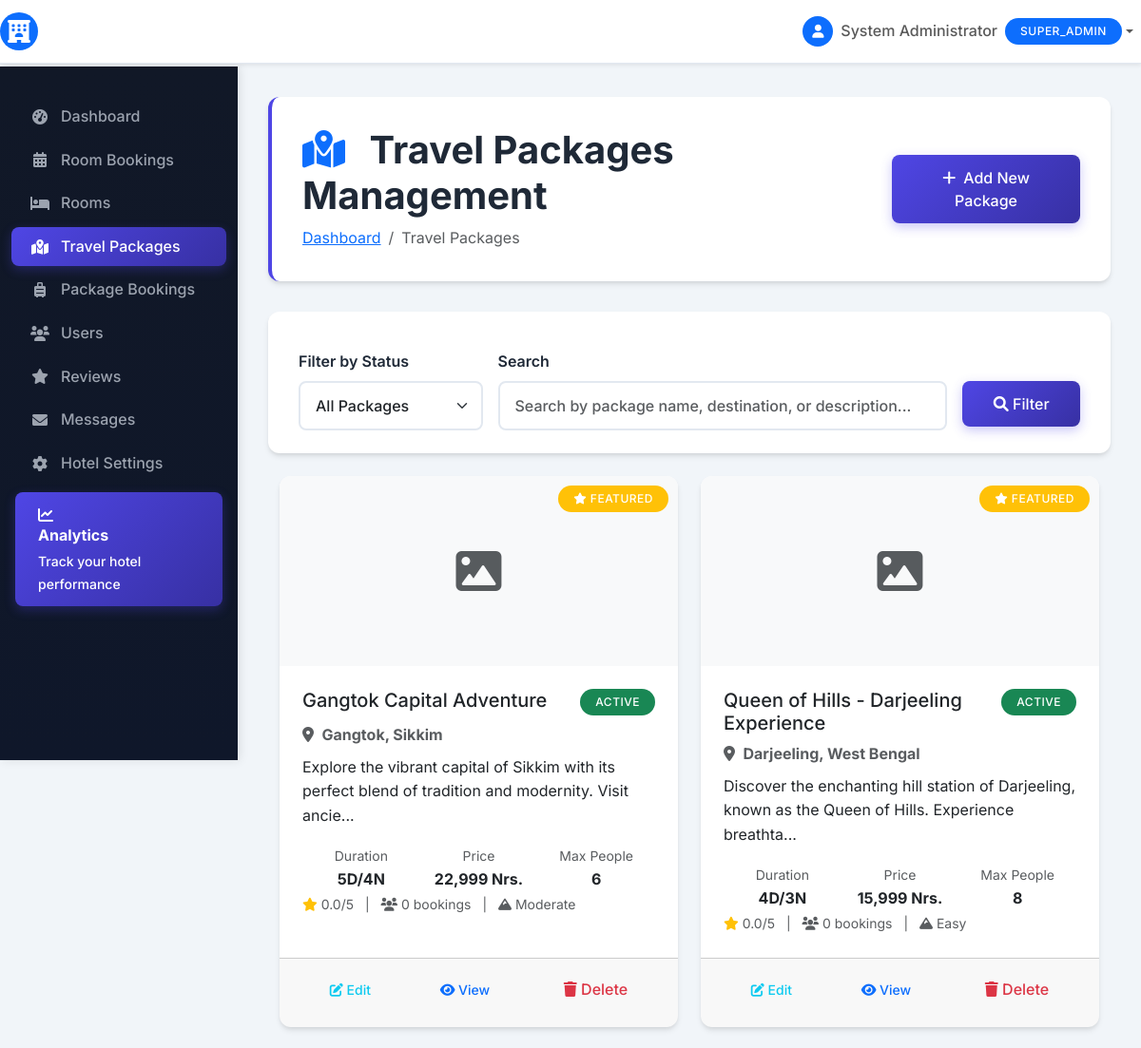
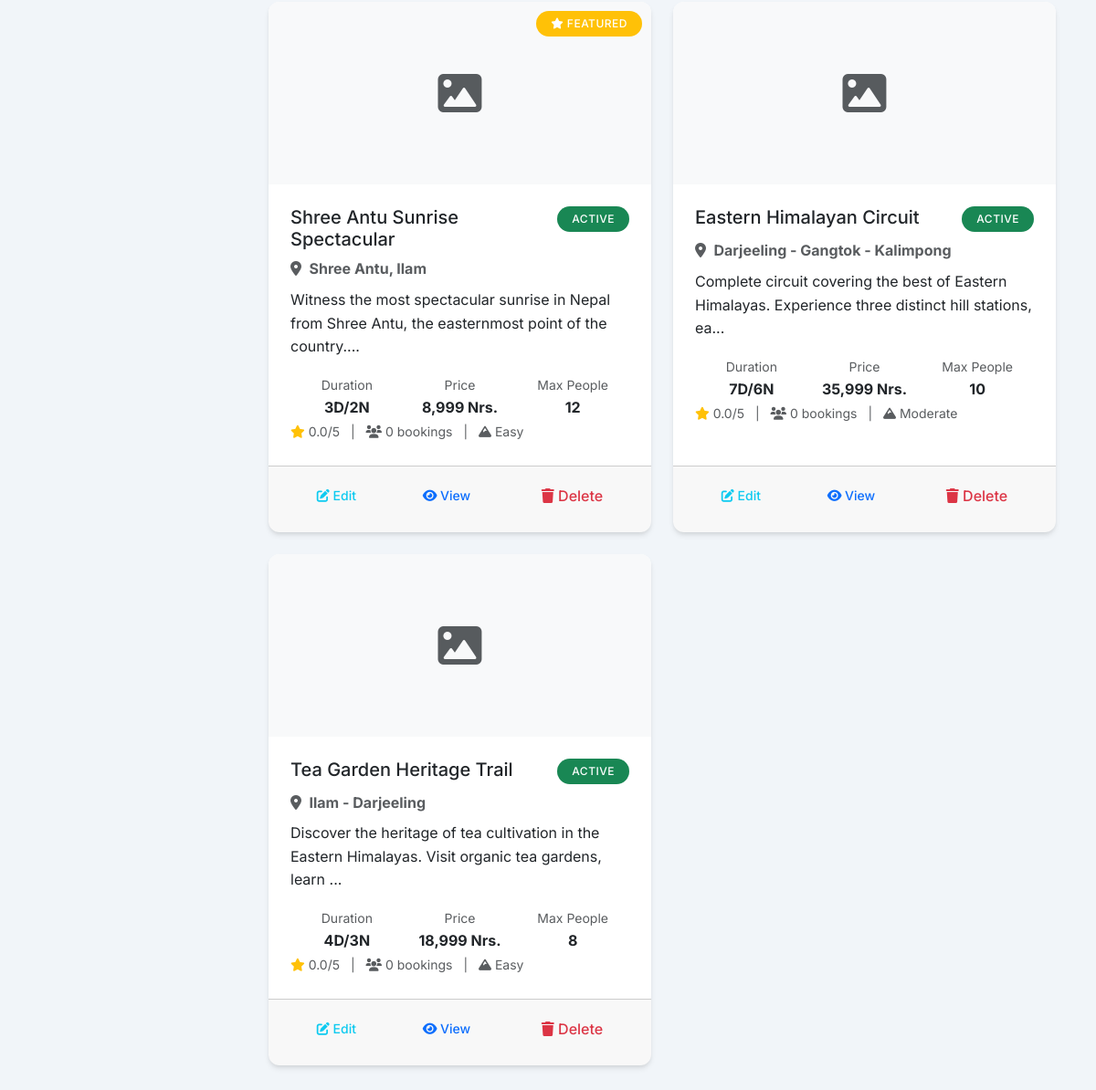
Screenshot of /admin/packages.php (signed in) with the database file from the repository (2 pictures, top to bottom).
### tables this page shows
CREATE TABLE travel_packages (
    id INT PRIMARY KEY AUTO_INCREMENT,
    name VARCHAR(200) NOT NULL,
    destination VARCHAR(100) NOT NULL,
    description TEXT NOT NULL,
    duration_days INT NOT NULL DEFAULT 1,
    duration_nights INT NOT NULL DEFAULT 0,
    price DECIMAL(10,2) NOT NULL,
    original_price DECIMAL(10,2) DEFAULT NULL,
    max_people INT NOT NULL DEFAULT 10,
    image VARCHAR(500) DEFAULT NULL,
    gallery TEXT,  
    inclusions TEXT,  
    exclusions TEXT,  
    itinerary TEXT,  
    highlights TEXT,  
    status ENUM('active', 'inactive') DEFAULT 'active',
    featured BOOLEAN DEFAULT FALSE,
    difficulty_level ENUM('easy', 'moderate', 'challenging') DEFAULT 'easy',
    best_season VARCHAR(100) DEFAULT NULL,
    created_at TIMESTAMP DEFAULT CURRENT_TIMESTAMP,
    updated_at TIMESTAMP DEFAULT CURRENT_TIMESTAMP ON UPDATE CURRENT_TIMESTAMP
);

### admin/packages.php (the view, shortened to what this page needs)
<?php
require_once '../config/database.php';
$filter = $_GET['filter'] ?? 'all';
$search = $_GET['search'] ?? '';
$where_conditions = [];
$params = [];
$where_clause = !empty($where_conditions) ? "WHERE " . implode(" AND ", $where_conditions) : "";
$stmt = $conn->prepare("
    SELECT p.*,
           COALESCE(AVG(pr.rating), 0) as avg_rating,
           COUNT(pr.id) as review_count,
           COUNT(DISTINCT pb.id) as booking_count
    FROM travel_packages p
    LEFT JOIN package_reviews pr ON p.id = pr.package_id
    LEFT JOIN package_bookings pb ON p.id = pb.package_id
    $where_clause
    GROUP BY p.id
    ORDER BY p.featured DESC, p.name ASC
");
$stmt->execute($params);
$packages = $stmt->fetchAll();
?>
<!DOCTYPE html>
<html lang="en">
<head>
    <link href="https://cdn.jsdelivr.net/npm/bootstrap@5.3.0/dist/css/bootstrap.min.css" rel="stylesheet">
    <link href="https://cdnjs.cloudflare.com/ajax/libs/font-awesome/6.0.0/css/all.min.css" rel="stylesheet">
    <link href="../assets/css/style.css" rel="stylesheet">
    <link href="assets/css/admin.css" rel="stylesheet">
</head>
<body>
    <?php include 'includes/header.php'; ?>
    <div class="container-fluid">
        <div class="row">
            <?php include 'includes/sidebar.php'; ?>
            <main class="col-md-9 ms-sm-auto col-lg-10">
                <div class="page-header">
                    <div class="d-flex justify-content-between align-items-center">
                        <div>
                            <h1 class="mb-2">
                                <i class="fas fa-map-marked-alt text-primary me-3"></i>
                                Travel Packages Management
                            </h1>
                            <nav aria-label="breadcrumb">
                                <ol class="breadcrumb">
                                    <li class="breadcrumb-item"><a href="index.php">Dashboard</a></li>
                                    <li class="breadcrumb-item active">Travel Packages</li>
                                </ol>
                            </nav>
                        </div>
                        <div class="text-end">
                            <button type="button" class="btn btn-primary" data-bs-toggle="modal" data-bs-target="#addPackageModal">
                                <i class="fas fa-plus me-2"></i>Add New Package
                            </button>
                        </div>
                    </div>
                </div>
                <div class="card mb-4">
                    <div class="card-body">
                        <form method="GET" class="row g-3">
                            <div class="col-md-3">
                                <label class="form-label">Filter by Status</label>
                                <select class="form-select" name="filter">
                                    <option value="all" <?php echo $filter === 'all' ? 'selected' : ''; ?>>All Packages</option>
                                </select>
                            </div>
                            <div class="col-md-7">
                                <label class="form-label">Search</label>
                                <input type="text" class="form-control" name="search"
                                       value="<?php echo htmlspecialchars($search); ?>"
                                       placeholder="Search by package name, destination, or description...">
                            </div>
                            <div class="col-md-2">
                                <label class="form-label">&nbsp;</label>
                                <button type="submit" class="btn btn-primary w-100">
                                    <i class="fas fa-search"></i> Filter
                                </button>
                            </div>
                        </form>
                    </div>
                </div>
                <div class="row">
                    <?php if (!empty($packages)): ?>
                        <?php foreach ($packages as $package): ?>
                        <div class="col-lg-6 mb-4">
                            <div class="card h-100">
                                <?php if ($package['featured']): ?>
                                    <div class="badge bg-warning position-absolute" style="top: 10px; right: 10px; z-index: 1;">
                                        <i class="fas fa-star"></i> Featured
                                    </div>
                                <?php endif; ?>
                                <?php if (!empty($package['image']) && file_exists('../' . $package['image'])): ?>
                                    <img src="../<?php echo htmlspecialchars($package['image']); ?>"
                                         class="card-img-top" alt="<?php echo htmlspecialchars($package['name']); ?>"
                                         style="height: 200px; object-fit: cover;">
                                <?php else: ?>
                                    <div class="card-img-top d-flex align-items-center justify-content-center bg-light"
                                         style="height: 200px;">
                                        <i class="fas fa-image fa-3x text-muted"></i>
                                    </div>
                                <?php endif; ?>
                                <div class="card-body">
                                    <div class="d-flex justify-content-between align-items-start mb-2">
                                        <h5 class="card-title mb-0"><?php echo htmlspecialchars($package['name']); ?></h5>
                                        <span class="badge bg-<?php echo $package['status'] === 'active' ? 'success' : 'danger'; ?>">
                                            <?php echo ucfirst($package['status']); ?>
                                        </span>
                                    </div>
                                    <p class="text-muted mb-2">
                                        <i class="fas fa-map-marker-alt me-1"></i>
                                        <strong><?php echo htmlspecialchars($package['destination']); ?></strong>
                                    </p>
                                    <p class="card-text"><?php echo htmlspecialchars(substr($package['description'], 0, 100)) . '...'; ?></p>
                                    <div class="row text-center mb-3">
                                        <div class="col-4">
                                            <small class="text-muted">Duration</small>
                                            <br><strong><?php echo $package['duration_days']; ?>D/<?php echo $package['duration_nights']; ?>N</strong>
                                        </div>
                                        <div class="col-4">
                                            <small class="text-muted">Price</small>
                                            <br><strong><?php echo number_format($package['price'], 0); ?> Nrs.</strong>
                                        </div>
                                        <div class="col-4">
                                            <small class="text-muted">Max People</small>
                                            <br><strong><?php echo $package['max_people']; ?></strong>
                                        </div>
                                    </div>
                                    <div class="package-details">
                                        <small class="text-muted">
                                            <i class="fas fa-star text-warning"></i> <?php echo number_format($package['avg_rating'], 1); ?>/5
                                            <span class="mx-2">|</span>
                                            <i class="fas fa-users"></i> <?php echo $package['booking_count']; ?> bookings
                                            <span class="mx-2">|</span>
                                            <i class="fas fa-mountain"></i> <?php echo ucfirst($package['difficulty_level']); ?>
                                        </small>
                                    </div>
                                </div>
                                <div class="card-footer">
                                    <div class="btn-group btn-group-sm w-100 mb-2">
                                        <button class="btn btn-outline-info" onclick="editPackage(<?php echo $package['id']; ?>)">
                                            <i class="fas fa-edit"></i> Edit
                                        </button>
                                        <button class="btn btn-outline-primary" onclick="viewPackage(<?php echo $package['id']; ?>)">
                                            <i class="fas fa-eye"></i> View
                                        </button>
                                        <form method="POST" class="flex-fill ms-1"
                                              onsubmit="return confirm('Are you sure you want to delete this package?')">
                                            <button type="submit" class="btn btn-outline-danger w-100">
                                                <i class="fas fa-trash"></i> Delete
                                            </button>
                                        </form>
                                    </div>
                                </div>
                            </div>
                        </div>
                        <?php endforeach; ?>
                    <?php endif; ?>
                </div>
            </main>
        </div>
    </div>
</body>
</html>

### admin/includes/header.php (shortened to what this page needs)
<nav class="navbar navbar-expand-lg navbar-light bg-white fixed-top shadow-sm">
    <div class="container-fluid">
        <a class="navbar-brand d-flex align-items-center" href="index.php">
            <div class="bg-primary text-white rounded-circle d-flex align-items-center justify-content-center"
                 style="width: 40px; height: 40px;">
                <i class="fas fa-hotel"></i>
            </div>
        </a>
        <div class="navbar-nav ms-auto">
            <div class="nav-item dropdown">
                <a class="nav-link dropdown-toggle d-flex align-items-center" href="#" id="navbarDropdown" role="button" data-bs-toggle="dropdown">
                    <div class="bg-primary text-white rounded-circle d-flex align-items-center justify-content-center me-2"
                         style="width: 32px; height: 32px; font-size: 0.875rem;">
                        <i class="fas fa-user"></i>
                    </div>
                    <span class="fw-medium"><?php echo htmlspecialchars($_SESSION['admin_name']); ?></span>
                    <span class="badge bg-primary ms-2"><?php echo ucfirst($_SESSION['admin_role']); ?></span>
                </a>
            </div>
        </div>
    </div>
</nav>

### admin/includes/sidebar.php (shortened to what this page needs)
<nav class="col-md-3 col-lg-2 d-md-block sidebar collapse" id="sidebarMenu">
    <div>
        <ul class="nav flex-column">
            <li class="nav-item">
                <a class="nav-link <?php echo basename($_SERVER['PHP_SELF']) == 'index.php' ? 'active' : ''; ?>" href="index.php">
                    <i class="fas fa-tachometer-alt"></i>
                    <span>Dashboard</span>
                </a>
            </li>
            <li class="nav-item">
                <a class="nav-link <?php echo basename($_SERVER['PHP_SELF']) == 'bookings.php' ? 'active' : ''; ?>" href="bookings.php">
                    <i class="fas fa-calendar-alt"></i>
                    <span>Room Bookings</span>
                </a>
            </li>
            <li class="nav-item">
                <a class="nav-link <?php echo basename($_SERVER['PHP_SELF']) == 'rooms.php' ? 'active' : ''; ?>" href="rooms.php">
                    <i class="fas fa-bed"></i>
                    <span>Rooms</span>
                </a>
            </li>
            <li class="nav-item">
                <a class="nav-link <?php echo basename($_SERVER['PHP_SELF']) == 'packages.php' ? 'active' : ''; ?>" href="packages.php">
                    <i class="fas fa-map-marked-alt"></i>
                    <span>Travel Packages</span>
                </a>
            </li>
            <li class="nav-item">
                <a class="nav-link <?php echo basename($_SERVER['PHP_SELF']) == 'package_bookings.php' ? 'active' : ''; ?>" href="package_bookings.php">
                    <i class="fas fa-suitcase-rolling"></i>
                    <span>Package Bookings</span>
                </a>
            </li>
            <li class="nav-item">
                <a class="nav-link <?php echo basename($_SERVER['PHP_SELF']) == 'users.php' ? 'active' : ''; ?>" href="users.php">
                    <i class="fas fa-users"></i>
                    <span>Users</span>
                </a>
            </li>
            <li class="nav-item">
                <a class="nav-link <?php echo basename($_SERVER['PHP_SELF']) == 'reviews.php' ? 'active' : ''; ?>" href="reviews.php">
                    <i class="fas fa-star"></i>
                    <span>Reviews</span>
                </a>
            </li>
            <li class="nav-item">
                <a class="nav-link <?php echo basename($_SERVER['PHP_SELF']) == 'messages.php' ? 'active' : ''; ?>" href="messages.php">
                    <i class="fas fa-envelope"></i>
                    <span>Messages</span>
                </a>
            </li>
            <li class="nav-item">
                <a class="nav-link <?php echo basename($_SERVER['PHP_SELF']) == 'settings.php' ? 'active' : ''; ?>" href="settings.php">
                    <i class="fas fa-cog"></i>
                    <span>Hotel Settings</span>
                </a>
            </li>
        </ul>
        <div class="px-3 mt-2">
            <a href="analytics.php" class="btn btn-primary w-100 text-start">
                <i class="fas fa-chart-line me-2"></i>
                <div>
                    <h6 class="fw-bold mb-1">Analytics</h6>
                    <small class="text-opacity-75">Track your hotel performance</small>
                </div>
            </a>
        </div>
    </div>
</nav>

### assets/css/style.css (style rules this page uses)
:root { --primary-color: #007bff; --secondary-color: #6c757d; --success-color: #28a745; --danger-color: #dc3545; --warning-color: #ffc107; --info-color: #17a2b8; --light-color: #f8f9fa; --dark-color: #343a40; }
body { font-family: 'Segoe UI', Tahoma, Geneva, Verdana, sans-serif; line-height: 1.6; }
.btn { border-radius: 25px; padding: 10px 25px; font-weight: 500; transition: all 0.3s ease; }
.btn-primary { background: linear-gradient(45deg, var(--primary-color), #0056b3); border: none; }
.form-control, .form-select { border-radius: 10px; border: 2px solid #e9ecef; padding: 12px 15px; transition: border-color 0.3s ease; }
.navbar-brand { font-weight: bold; font-size: 1.5rem; }
.navbar-nav .nav-link { font-weight: 500; transition: color 0.3s ease; }
.badge { font-size: 0.8rem; padding: 5px 10px; border-radius: 15px; }

### rows the page displays
travel_packages: featured 1 (drawn), name "Gangtok Capital Adventure", status "ACTIVE", destination "Gangtok, Sikkim", description "Explore the vibrant capital of Sikkim with its perfect blend of tradition and modernity. Visit ancie", duration_days "5", duration_nights "4", price "22,999", max_people "6", avg_rating "0.0", booking_count "0", difficulty_level "Moderate"
travel_packages: featured 1 (drawn), name "Queen of Hills - Darjeeling Experience", status "ACTIVE", destination "Darjeeling, West Bengal", description "Discover the enchanting hill station of Darjeeling, known as the Queen of Hills. Experience breathta", duration_days "4", duration_nights "3", price "15,999", max_people "8", avg_rating "0.0", booking_count "0", difficulty_level "Easy"
travel_packages: featured 1 (drawn), name "Shree Antu Sunrise Spectacular", status "ACTIVE", destination "Shree Antu, Ilam", description "Witness the most spectacular sunrise in Nepal from Shree Antu, the easternmost point of the country.", duration_days "3", duration_nights "2", price "8,999", max_people "12", avg_rating "0.0", booking_count "0", difficulty_level "Easy"
travel_packages: name "Eastern Himalayan Circuit", status "ACTIVE", destination "Darjeeling - Gangtok - Kalimpong", description "Complete circuit covering the best of Eastern Himalayas. Experience three distinct hill stations, ea", duration_days "7", duration_nights "6", price "35,999", max_people "10", avg_rating "0.0", booking_count "0", difficulty_level "Moderate"
travel_packages: name "Tea Garden Heritage Trail", status "ACTIVE", destination "Ilam - Darjeeling", description "Discover the heritage of tea cultivation in the Eastern Himalayas. Visit organic tea gardens, learn", duration_days "4", duration_nights "3", price "18,999", max_people "8", avg_rating "0.0", booking_count "0", difficulty_level "Easy"

### other values shown
$_SESSION['admin_name'] "System Administrator"
$_SESSION['admin_role'] "SUPER_ADMIN"
